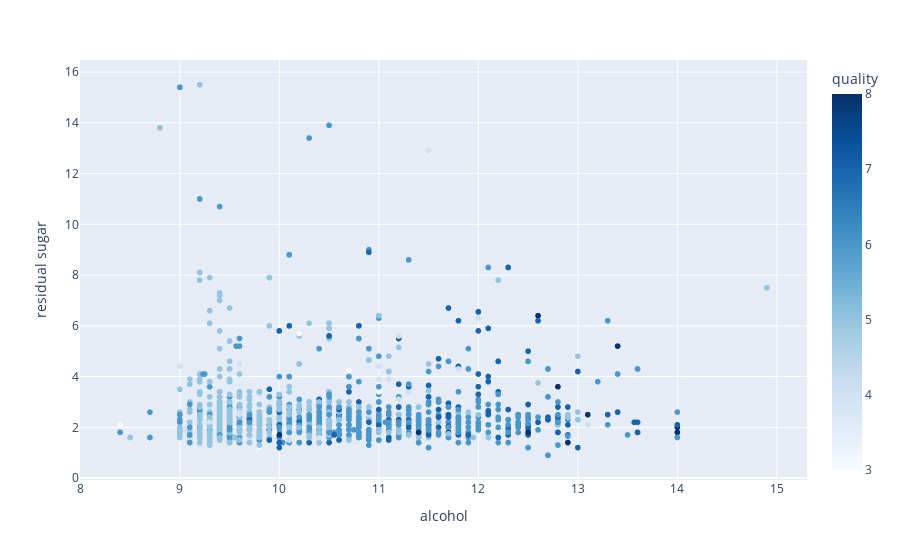

The notebook cell this image was saved under:
### Markdown cell above
Insights1.  citric acid and volatile acidity have an inverse relationship, i.e. high values of citric acid means low values of volatile acidity
2.   
Low levels of volatile acidity usually means a better quality, as seen in the volatile acidity-quality Boxplot before

### Code cell
fig = px.scatter(data, x="alcohol", y="residual sugar", color=data['quality'],  color_continuous_scale='Blues')
fig.update_layout(legend_title_text='Quality')

### Figure 1 — Plotly figure (JSON) as saved in the notebook; plotly's stock layout.template omitted (floating-point values rounded to 4 significant figures; data arrays with more than 128 entries replaced by an {"elided": "..."} marker saying what was removed)
{"data": [{"hovertemplate": "alcohol=%{x}<br>residual sugar=%{y}<br>quality=%{marker.color}<extra></extra>", "legendgroup": "", "marker": {"color": {"elided": "1599 int values"}, "coloraxis": "coloraxis", "symbol": "circle"}, "mode": "markers", "name": "", "showlegend": false, "type": "scattergl", "x": {"elided": "1599 float values"}, "xaxis": "x", "y": {"elided": "1599 float values"}, "yaxis": "y"}], "layout": {"autosize": true, "coloraxis": {"colorbar": {"title": {"text": "quality"}}, "colorscale": [[0, "rgb(247,251,255)"], [0.125, "rgb(222,235,247)"], [0.25, "rgb(198,219,239)"], [0.375, "rgb(158,202,225)"], [0.5, "rgb(107,174,214)"], [0.625, "rgb(66,146,198)"], [0.75, "rgb(33,113,181)"], [0.875, "rgb(8,81,156)"], [1, "rgb(8,48,107)"]]}, "legend": {"title": {"text": "Quality"}, "tracegroupgap": 0}, "margin": {"t": 60}, "xaxis": {"anchor": "y", "autorange": true, "domain": [0, 1], "range": [8.006, 15.29], "title": {"text": "alcohol"}, "type": "linear"}, "yaxis": {"anchor": "x", "autorange": true, "domain": [0, 1], "range": [-0.2304, 16.63], "title": {"text": "residual sugar"}, "type": "linear"}}}
